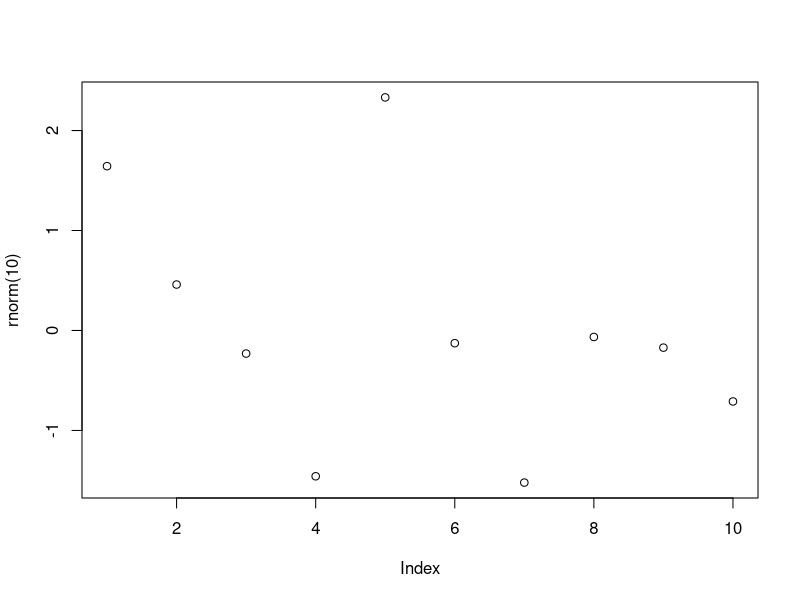

Source code (R): (Note: this script raises an error after producing the figure.)
# Funções

# Obs: Caso tenha problemas com a acentuação, consulte este link:
# https://support.rstudio.com/hc/en-us/articles/200532197-Character-Encoding

# Configurando o diretório de trabalho
# Coloque entre aspas o diretório de trabalho que você está usando no seu computador
# Não use diretórios com espaço no nome
setwd("/{caminho/no/seu/computador}/bloco_1_R_meneracao_de_dados")
getwd()

# Help
?sample
args(sample)
args(mean)
args(sd)


# Funções Built-in
abs(-43)
sum(c(1:5))
mean(c(1:5))
round(c(1.1:5.8))
rev(c(1:5))
seq(1:5)
sort(rev(c(1:5)))
append(c(1:5), 6)

vec1 <- c(1.5, 2.5, 8.4, 3.7, 6.3)
vec2 <- rev(vec1)
vec2


# Funções dentro de funções
plot(rnorm(10))
mean(c(abs(vec1), abs(vec2)))


# Criando funções
myfunc <- function(x) { x + x }
myfunc(10)
class(myfunc)

myfunc2 <- function(a, b) {
  valor = a ^ b
  print(valor)
}
myfunc2(3, 2)

jogando_dados <- function() {
  num <- sample(1:6, size = 1) #Local
  num
}

jogando_dados()


# Escopo
print(num)
num <- c(1:6)
num #Global


# Funções sem número definido de argumentos
vec1 <- (10:13)
vec2 <- c("a", "b", "c", "d")
vec3 <- c(6.5, 9.2, 11.9, 5.1)

myfunc3 <- function(...){
  df = data.frame(cbind(...))
  print(df)
}

myfunc3(vec1)

myfunc3(vec2, vec3)

myfunc3(vec1, vec2, vec3)


# Funções Built-in - Não tente recriar a roda
# Comparação de eficiência entre função vetorizada e função "vetorizada no R"

x <- 1:10000000

# Função que calcula a raiz quadrada de cada elemento de um vetor de números
meu_sqrt <- function(numeros) {
  resp <- numeric(length(numeros))
  for(i in seq_along(numeros)) {
    resp[i] <- sqrt(numeros[i])
  }
  return(resp)
}


system.time(x2a <- meu_sqrt(x))

system.time(x2b <- sqrt(x))

# Sua máquina pode apresentar resultado diferente por conta da precisão de cálculo do processador.
identical(x2a, x2b)



